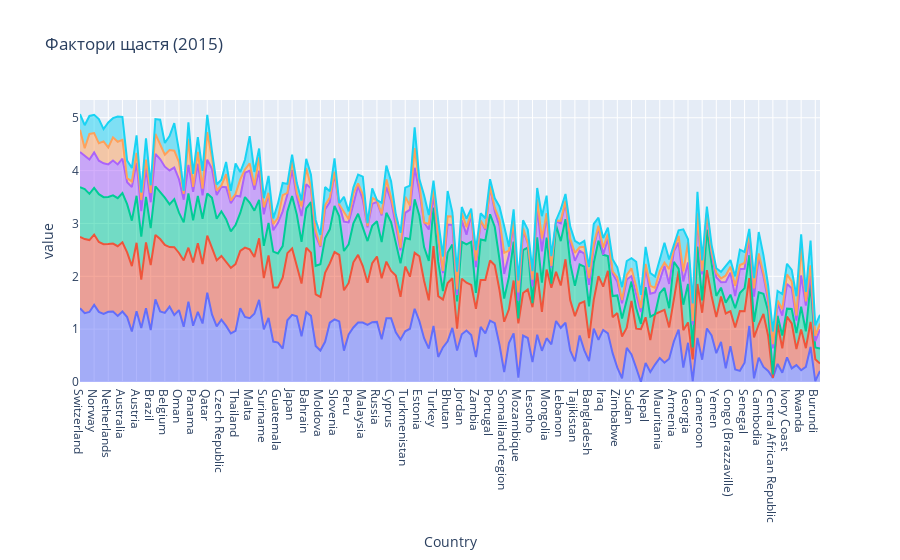

Notebook cell for this chart:
### Code cell
fig7 = px.area(df_2015, x='Country', y=['Economy (GDP per Capita)', 'Family', 'Health (Life Expectancy)',
                                        'Freedom', 'Trust (Government Corruption)', 'Generosity'],
               title="Фактори щастя (2015)")
fig7.update_layout(showlegend=False)
# fig8 = px.area(df_2016, x='Country', y=['Economy (GDP per Capita)', 'Family', 'Health (Life Expectancy)',
#                                         'Freedom', 'Trust (Government Corruption)', 'Generosity'],
#                title="Фактори щастя (2016)")

### Figure 1 — Plotly figure (JSON) as saved in the notebook; plotly's stock layout.template omitted (floating-point values rounded to 4 significant figures; data arrays with more than 128 entries replaced by an {"elided": "..."} marker saying what was removed)
{"data": [{"fillpattern": {"shape": ""}, "hovertemplate": "variable=Economy (GDP per Capita)<br>Country=%{x}<br>value=%{y}<extra></extra>", "legendgroup": "Economy (GDP per Capita)", "line": {"color": "#636efa"}, "marker": {"symbol": "circle"}, "mode": "lines", "name": "Economy (GDP per Capita)", "orientation": "v", "showlegend": true, "stackgroup": "1", "type": "scatter", "x": {"elided": "158 str values"}, "xaxis": "x", "y": {"elided": "158 float values"}, "yaxis": "y"}, {"fillpattern": {"shape": ""}, "hovertemplate": "variable=Family<br>Country=%{x}<br>value=%{y}<extra></extra>", "legendgroup": "Family", "line": {"color": "#EF553B"}, "marker": {"symbol": "circle"}, "mode": "lines", "name": "Family", "orientation": "v", "showlegend": true, "stackgroup": "1", "type": "scatter", "x": {"elided": "158 str values"}, "xaxis": "x", "y": {"elided": "158 float values"}, "yaxis": "y"}, {"fillpattern": {"shape": ""}, "hovertemplate": "variable=Health (Life Expectancy)<br>Country=%{x}<br>value=%{y}<extra></extra>", "legendgroup": "Health (Life Expectancy)", "line": {"color": "#00cc96"}, "marker": {"symbol": "circle"}, "mode": "lines", "name": "Health (Life Expectancy)", "orientation": "v", "showlegend": true, "stackgroup": "1", "type": "scatter", "x": {"elided": "158 str values"}, "xaxis": "x", "y": {"elided": "158 float values"}, "yaxis": "y"}, {"fillpattern": {"shape": ""}, "hovertemplate": "variable=Freedom<br>Country=%{x}<br>value=%{y}<extra></extra>", "legendgroup": "Freedom", "line": {"color": "#ab63fa"}, "marker": {"symbol": "circle"}, "mode": "lines", "name": "Freedom", "orientation": "v", "showlegend": true, "stackgroup": "1", "type": "scatter", "x": {"elided": "158 str values"}, "xaxis": "x", "y": {"elided": "158 float values"}, "yaxis": "y"}, {"fillpattern": {"shape": ""}, "hovertemplate": "variable=Trust (Government Corruption)<br>Country=%{x}<br>value=%{y}<extra></extra>", "legendgroup": "Trust (Government Corruption)", "line": {"color": "#FFA15A"}, "marker": {"symbol": "circle"}, "mode": "lines", "name": "Trust (Government Corruption)", "orientation": "v", "showlegend": true, "stackgroup": "1", "type": "scatter", "x": {"elided": "158 str values"}, "xaxis": "x", "y": {"elided": "158 float values"}, "yaxis": "y"}, {"fillpattern": {"shape": ""}, "hovertemplate": "variable=Generosity<br>Country=%{x}<br>value=%{y}<extra></extra>", "legendgroup": "Generosity", "line": {"color": "#19d3f3"}, "marker": {"symbol": "circle"}, "mode": "lines", "name": "Generosity", "orientation": "v", "showlegend": true, "stackgroup": "1", "type": "scatter", "x": {"elided": "158 str values"}, "xaxis": "x", "y": {"elided": "158 float values"}, "yaxis": "y"}], "layout": {"legend": {"title": {"text": "variable"}, "tracegroupgap": 0}, "showlegend": false, "title": {"text": "Фактори щастя (2015)"}, "xaxis": {"anchor": "y", "domain": [0, 1], "title": {"text": "Country"}}, "yaxis": {"anchor": "x", "domain": [0, 1], "title": {"text": "value"}}}}
